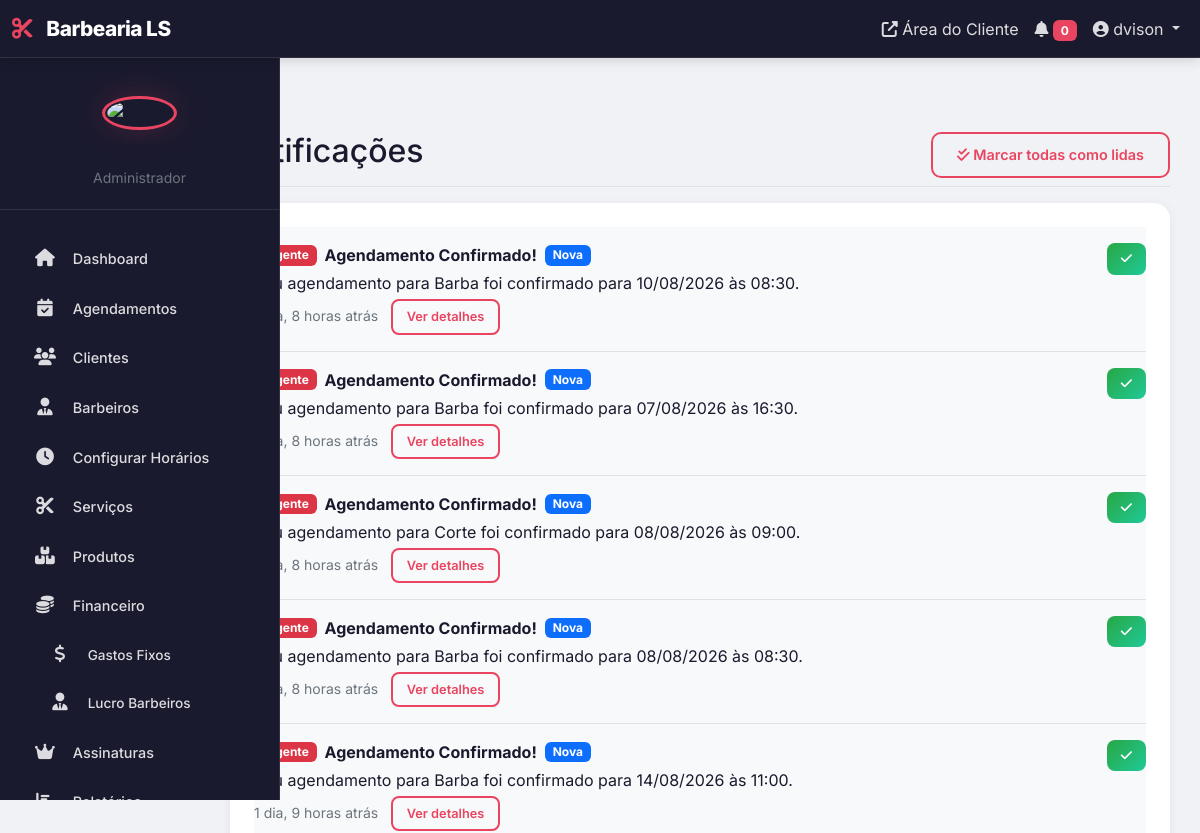
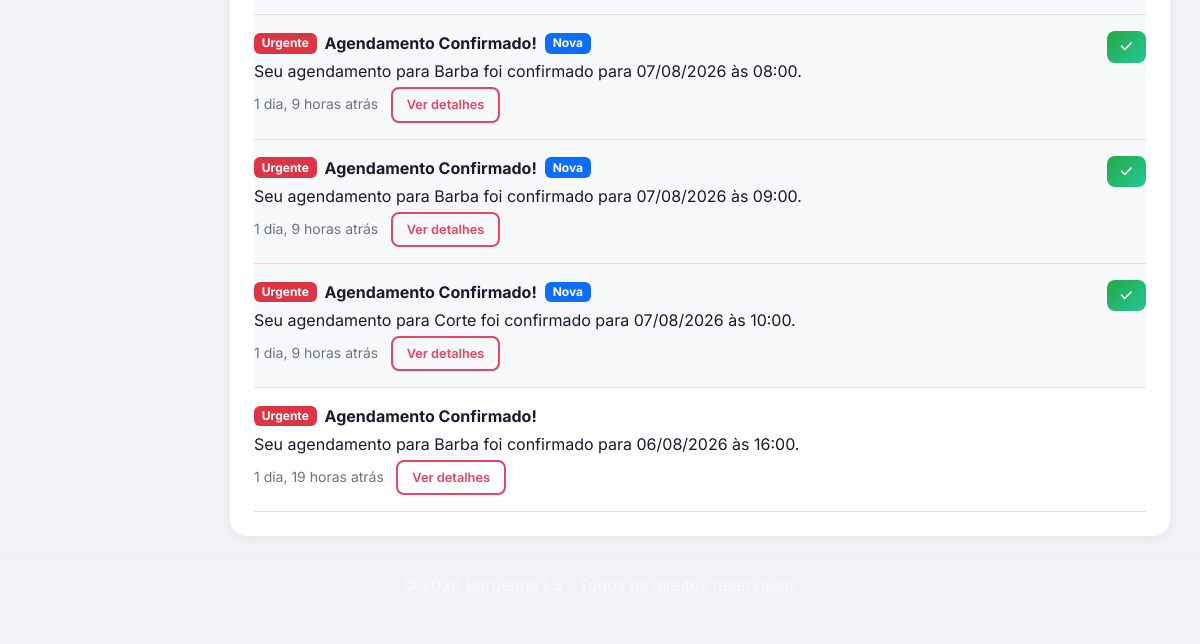
The page /notifications/ (signed in) on the database as committed earlier (2 pictures, top to bottom).
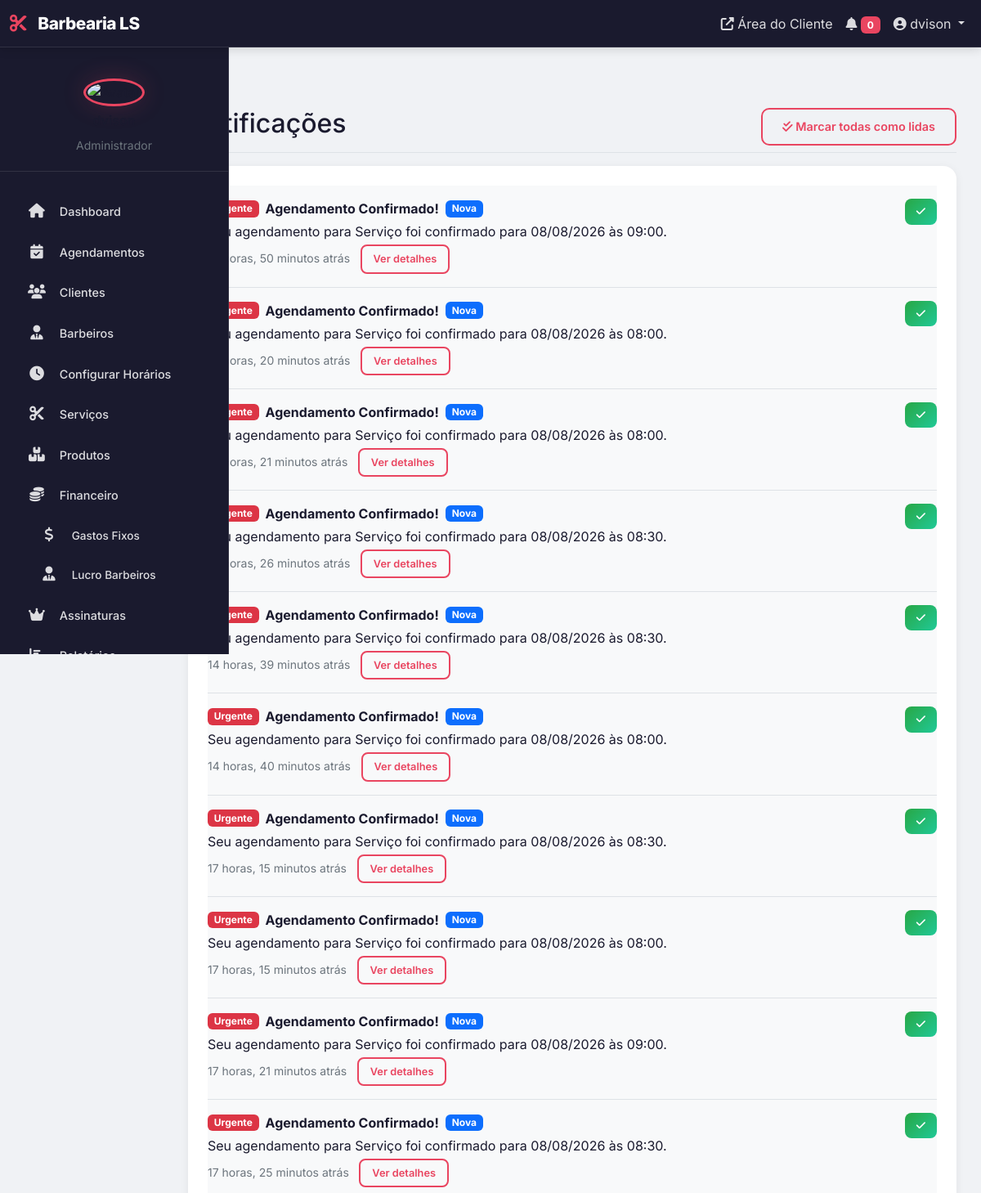
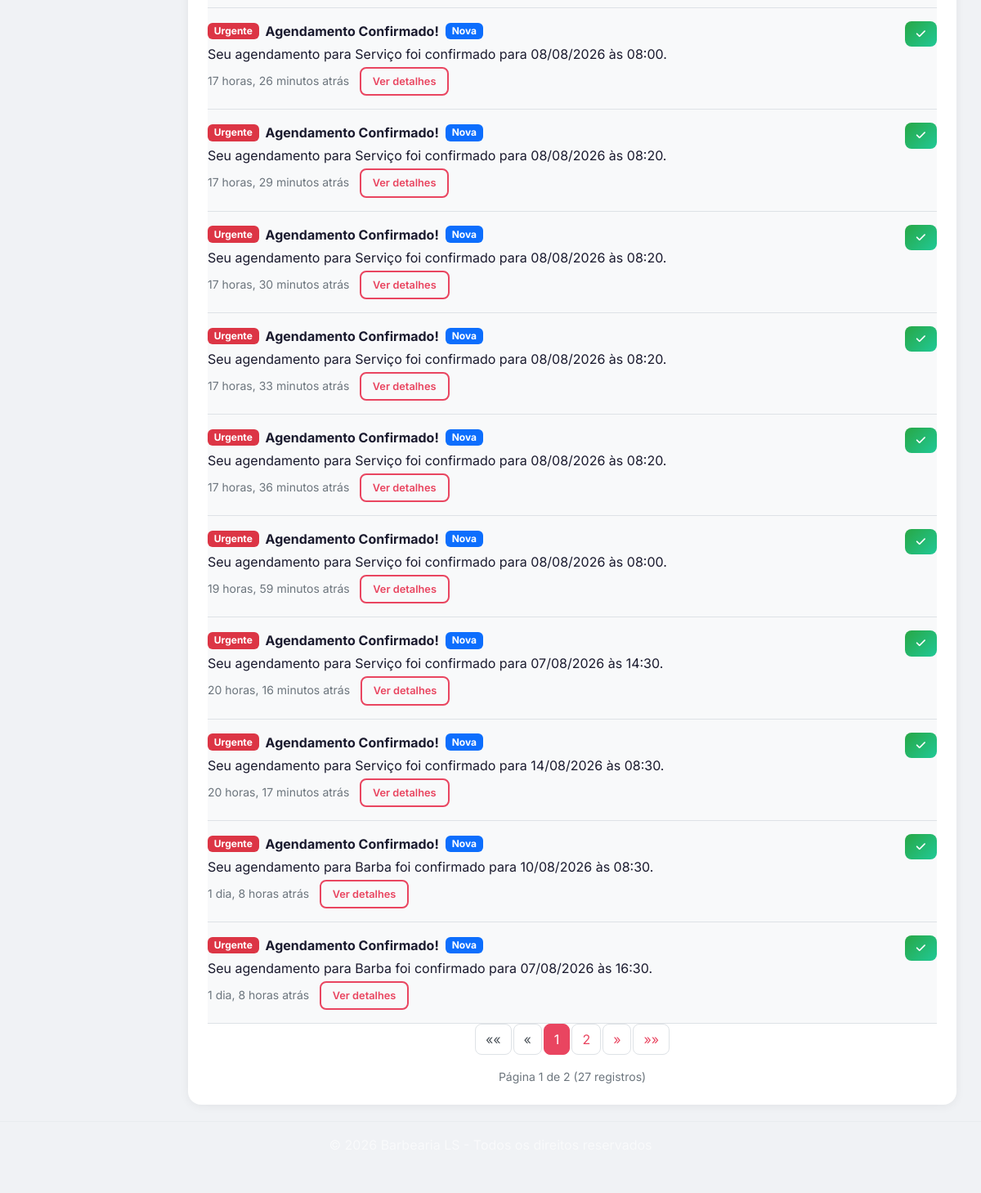
The same page on the database as committed later (2 pictures, top to bottom).
### apps/notifications/models.py (models this page shows, shortened)
class Notification(BaseModel):
    class NotificationType(models.TextChoices):
        APPOINTMENT_CONFIRMATION = 'appointment_confirmation', 'Confirmação de Agendamento'
        APPOINTMENT_REMINDER = 'appointment_reminder', 'Lembrete de Agendamento'
        APPOINTMENT_CANCELLED = 'appointment_cancelled', 'Agendamento Cancelado'
        APPOINTMENT_COMPLETED = 'appointment_completed', 'Agendamento Concluído'
        PAYMENT_RECEIVED = 'payment_received', 'Pagamento Recebido'
        LOW_STOCK = 'low_stock', 'Estoque Baixo'
        CUSTOMER_BIRTHDAY = 'customer_birthday', 'Aniversário do Cliente'
        SYSTEM_ALERT = 'system_alert', 'Alerta do Sistema'
        PROMOTIONAL = 'promotional', 'Promocional'
    class Priority(models.TextChoices):
        LOW = 'low', 'Baixa'
        MEDIUM = 'medium', 'Média'
        HIGH = 'high', 'Alta'
        URGENT = 'urgent', 'Urgente'
    user = models.ForeignKey(
        'accounts.User',
        on_delete=models.CASCADE,
        related_name='notifications',
        verbose_name=_('Usuário'),
        null=True,
        blank=True
    )
    type = models.CharField(
        _('Tipo'),
        max_length=30,
        choices=NotificationType.choices,
        db_index=True
    )
    title = models.CharField(
        _('Título'),
        max_length=200
    )
    message = models.TextField(
        _('Mensagem'),
        max_length=1000
    )
    link = models.CharField(
        _('Link'),
        max_length=200,
        blank=True,
        help_text='Link para redirecionar ao clicar na notificação'
    )
    is_read = models.BooleanField(
        _('Lida'),
        default=False,
        db_index=True
    )
    read_at = models.DateTimeField(
        _('Lida em'),
        blank=True,
        null=True
    )
    priority = models.CharField(
        _('Prioridade'),
        max_length=10,
        choices=Priority.choices,
        default=Priority.MEDIUM
    )
    metadata = models.JSONField(
        _('Metadados'),
        default=dict,
        blank=True,
        help_text='Dados adicionais da notificação'
    )
    class Meta:
        verbose_name = _('Notificação')
        verbose_name_plural = _('Notificações')
        ordering = ['-created_at']
        indexes = [
            models.Index(fields=['user', 'is_read']),
            models.Index(fields=['type', 'created_at']),
        ]

### apps/notifications/views.py (the view)
# urls.py: path('', views.NotificationListView.as_view(), name='list'),
class NotificationListView(LoginRequiredMixin, ListView):
    model = Notification
    template_name = 'notifications/list.html'
    context_object_name = 'notifications'
    paginate_by = 20
    def get_queryset(self):
        return Notification.objects.filter(user=self.request.user).order_by('-created_at')

### apps/accounts/models.py (called while the page is built)
    def get_full_name(self):
        if self.first_name and self.last_name:
            return f'{self.first_name} {self.last_name}'
        return self.first_name or self.username

### apps/core/managers.py (called while the page is built)
    def get_queryset(self):
        return super().get_queryset().filter(is_active=True)

### templates/notifications/list.html (shortened to what this page needs)
{% extends 'base.html' %}
{% load static %}
{% block page_title %}Notificações{% endblock %}
{% block page_actions %}
<form method="post" action="{% url 'notifications:mark_all_read' %}" style="display:inline;">
    <button type="submit" class="btn btn-outline-primary">
        <i class="fas fa-check-double"></i> Marcar todas como lidas
    </button>
</form>
{% endblock %}
{% block content %}
<div class="card">
    <div class="card-body">
        {% if notifications %}
            {% for notification in notifications %}
            <div class="d-flex justify-content-between align-items-start border-bottom py-3 {% if not notification.is_read %}bg-light{% endif %}">
                <div class="flex-grow-1">
                    <div class="d-flex align-items-center gap-2">
                        {% if notification.priority == 'high' %}
                            <span class="badge bg-danger">Urgente</span>
                        {% elif notification.priority == 'medium' %}
                            <span class="badge bg-warning">Média</span>
                        {% else %}
                            <span class="badge bg-secondary">Baixa</span>
                        {% endif %}
                        <strong>{{ notification.title }}</strong>
                        {% if not notification.is_read %}
                            <span class="badge bg-primary">Nova</span>
                        {% endif %}
                    </div>
                    <p class="mb-1 mt-1">{{ notification.message }}</p>
                    <small class="text-muted">{{ notification.created_at|timesince }} atrás</small>
                    {% if notification.link %}
                        <a href="{{ notification.link }}" class="btn btn-sm btn-outline-primary ms-2">Ver detalhes</a>
                    {% endif %}
                </div>
                <div>
                    {% if not notification.is_read %}
                    <form method="post" action="{% url 'notifications:mark_read' notification.pk %}" style="display:inline;">
                        <button type="submit" class="btn btn-sm btn-success">
                            <i class="fas fa-check"></i>
                        </button>
                    </form>
                    {% endif %}
                </div>
            </div>
            {% endfor %}
            {% include 'includes/_pagination.html' %}
        {% else %}
            <div class="text-center py-5">
                <i class="fas fa-bell-slash fa-3x text-muted mb-3"></i>
                <h5>Nenhuma notificação</h5>
                <p class="text-muted">Você não tem notificações no momento.</p>
            </div>
        {% endif %}
    </div>
</div>
{% endblock %}

Rows that differ between the two databases and show on the page:
no longer on this page (row unchanged): Notification: priority "Urgente", title "Agendamento Confirmado!", is_read "Nova", message "Seu agendamento para Corte foi confirmado para 08/08/2026 às 09:00.", created_at "1 dia, 8 horas"
no longer on this page (row unchanged): Notification: priority "Urgente", title "Agendamento Confirmado!", is_read "Nova", message "Seu agendamento para Barba foi confirmado para 08/08/2026 às 08:30.", created_at "1 dia, 8 horas"
no longer on this page (row unchanged): Notification: priority "Urgente", title "Agendamento Confirmado!", is_read "Nova", message "Seu agendamento para Barba foi confirmado para 14/08/2026 às 11:00.", created_at "1 dia, 9 horas"
no longer on this page (row unchanged): Notification: priority "Urgente", title "Agendamento Confirmado!", is_read "Nova", message "Seu agendamento para Barba foi confirmado para 07/08/2026 às 08:00.", created_at "1 dia, 9 horas"
no longer on this page (row unchanged): Notification: priority "Urgente", title "Agendamento Confirmado!", is_read "Nova", message "Seu agendamento para Barba foi confirmado para 07/08/2026 às 09:00.", created_at "1 dia, 9 horas"
no longer on this page (row unchanged): Notification: priority "Urgente", title "Agendamento Confirmado!", is_read "Nova", message "Seu agendamento para Corte foi confirmado para 07/08/2026 às 10:00.", created_at "1 dia, 9 horas"
no longer on this page (row unchanged): Notification: priority "Urgente", title "Agendamento Confirmado!", message "Seu agendamento para Barba foi confirmado para 06/08/2026 às 16:00.", created_at "1 dia, 19 horas", is_read True (drawn)
added Notification: priority "Urgente", title "Agendamento Confirmado!", is_read "Nova", message "Seu agendamento para Serviço foi confirmado para 08/08/2026 às 09:00.", created_at "10 horas, 50 minutos"
added Notification: priority "Urgente", title "Agendamento Confirmado!", is_read "Nova", message "Seu agendamento para Serviço foi confirmado para 08/08/2026 às 08:00.", created_at "14 horas, 20 minutos"
added Notification: priority "Urgente", title "Agendamento Confirmado!", is_read "Nova", message "Seu agendamento para Serviço foi confirmado para 08/08/2026 às 08:00.", created_at "14 horas, 21 minutos"
added Notification: priority "Urgente", title "Agendamento Confirmado!", is_read "Nova", message "Seu agendamento para Serviço foi confirmado para 08/08/2026 às 08:30.", created_at "14 horas, 26 minutos"
added Notification: priority "Urgente", title "Agendamento Confirmado!", is_read "Nova", message "Seu agendamento para Serviço foi confirmado para 08/08/2026 às 08:30.", created_at "14 horas, 39 minutos"
added Notification: priority "Urgente", title "Agendamento Confirmado!", is_read "Nova", message "Seu agendamento para Serviço foi confirmado para 08/08/2026 às 08:00.", created_at "14 horas, 40 minutos"
added Notification: priority "Urgente", title "Agendamento Confirmado!", is_read "Nova", message "Seu agendamento para Serviço foi confirmado para 08/08/2026 às 08:30.", created_at "17 horas, 15 minutos"
added Notification: priority "Urgente", title "Agendamento Confirmado!", is_read "Nova", message "Seu agendamento para Serviço foi confirmado para 08/08/2026 às 08:00.", created_at "17 horas, 15 minutos"
added Notification: priority "Urgente", title "Agendamento Confirmado!", is_read "Nova", message "Seu agendamento para Serviço foi confirmado para 08/08/2026 às 09:00.", created_at "17 horas, 21 minutos"
added Notification: priority "Urgente", title "Agendamento Confirmado!", is_read "Nova", message "Seu agendamento para Serviço foi confirmado para 08/08/2026 às 08:30.", created_at "17 horas, 25 minutos"
added Notification: priority "Urgente", title "Agendamento Confirmado!", is_read "Nova", message "Seu agendamento para Serviço foi confirmado para 08/08/2026 às 08:00.", created_at "17 horas, 26 minutos"
added Notification: priority "Urgente", title "Agendamento Confirmado!", is_read "Nova", message "Seu agendamento para Serviço foi confirmado para 08/08/2026 às 08:20.", created_at "17 horas, 29 minutos"
added Notification: priority "Urgente", title "Agendamento Confirmado!", is_read "Nova", message "Seu agendamento para Serviço foi confirmado para 08/08/2026 às 08:20.", created_at "17 horas, 30 minutos"
added Notification: priority "Urgente", title "Agendamento Confirmado!", is_read "Nova", message "Seu agendamento para Serviço foi confirmado para 08/08/2026 às 08:20.", created_at "17 horas, 33 minutos"
added Notification: priority "Urgente", title "Agendamento Confirmado!", is_read "Nova", message "Seu agendamento para Serviço foi confirmado para 08/08/2026 às 08:20.", created_at "17 horas, 36 minutos"
added Notification: priority "Urgente", title "Agendamento Confirmado!", is_read "Nova", message "Seu agendamento para Serviço foi confirmado para 08/08/2026 às 08:00.", created_at "19 horas, 59 minutos"
added Notification: priority "Urgente", title "Agendamento Confirmado!", is_read "Nova", message "Seu agendamento para Serviço foi confirmado para 07/08/2026 às 14:30.", created_at "20 horas, 16 minutos"
added Notification: priority "Urgente", title "Agendamento Confirmado!", is_read "Nova", message "Seu agendamento para Serviço foi confirmado para 14/08/2026 às 08:30.", created_at "20 horas, 17 minutos"
Other text that changed with them:
{{ page_obj.number }}: (not shown) → "1"
{{ paginator.num_pages }}: (not shown) → "2"
{{ page_obj.paginator.count }}: (not shown) → "27"
text now shown: "«« « » »» Página de ( registros)"
new list line: "1"
new list line: "2"
